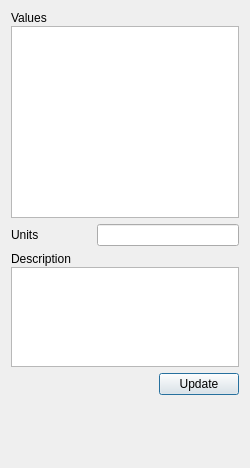
<?xml version="1.0" encoding="UTF-8"?>
<ui version="4.0">
 <class>EditorQuantityArray</class>
 <widget class="QFrame" name="EditorQuantityArray">
  <property name="geometry">
   <rect>
    <x>0</x>
    <y>0</y>
    <width>250</width>
    <height>468</height>
   </rect>
  </property>
  <property name="minimumSize">
   <size>
    <width>250</width>
    <height>200</height>
   </size>
  </property>
  <property name="windowTitle">
   <string/>
  </property>
  <property name="frameShape">
   <enum>QFrame::NoFrame</enum>
  </property>
  <property name="frameShadow">
   <enum>QFrame::Raised</enum>
  </property>
  <layout class="QVBoxLayout" name="verticalLayout_5">
   <item>
    <layout class="QHBoxLayout" name="horizontalLayout">
     <property name="spacing">
      <number>6</number>
     </property>
     <item>
      <layout class="QVBoxLayout" name="verticalLayout_3">
       <property name="spacing">
        <number>1</number>
       </property>
       <item>
        <widget class="QLabel" name="label">
         <property name="sizePolicy">
          <sizepolicy hsizetype="Minimum" vsizetype="Preferred">
           <horstretch>0</horstretch>
           <verstretch>0</verstretch>
          </sizepolicy>
         </property>
         <property name="minimumSize">
          <size>
           <width>80</width>
           <height>0</height>
          </size>
         </property>
         <property name="text">
          <string>Values</string>
         </property>
        </widget>
       </item>
       <item>
        <widget class="QPlainTextEdit" name="valueEdit">
         <property name="sizePolicy">
          <sizepolicy hsizetype="MinimumExpanding" vsizetype="Expanding">
           <horstretch>1</horstretch>
           <verstretch>1</verstretch>
          </sizepolicy>
         </property>
         <property name="minimumSize">
          <size>
           <width>100</width>
           <height>100</height>
          </size>
         </property>
         <property name="maximumSize">
          <size>
           <width>16777215</width>
           <height>16777215</height>
          </size>
         </property>
         <property name="baseSize">
          <size>
           <width>0</width>
           <height>0</height>
          </size>
         </property>
         <property name="toolTip">
          <string>&lt;html&gt;&lt;head/&gt;&lt;body&gt;&lt;p&gt;Insert an array of values (floats). The actual number of dimensions depends on the number of dimensions in the object. The format can be scientific. Acceptable values represent valid Python list expressions. If a single float value is entered then values at all points will be set to that same value. Examples:&lt;/p&gt;&lt;pre style=&quot; margin-top:12px; margin-bottom:12px; margin-left:0px; margin-right:0px; -qt-block-indent:0; text-indent:0px;&quot;&gt;&lt;span style=&quot; font-family:'Courier New,courier';&quot;&gt;[0.0, 0.1, 0.2, 0.3]&lt;/span&gt;&lt;/pre&gt;&lt;pre style=&quot; margin-top:12px; margin-bottom:12px; margin-left:0px; margin-right:0px; -qt-block-indent:0; text-indent:0px;&quot;&gt;&lt;span style=&quot; font-family:'Courier New,courier';&quot;&gt;[ [0.0, 0.1, 0.2, 0.3],&lt;br/&gt;  [0.0, 0.1, 0.2, 0.3] ]&lt;/span&gt;&lt;/pre&gt;&lt;pre style=&quot; margin-top:12px; margin-bottom:12px; margin-left:0px; margin-right:0px; -qt-block-indent:0; text-indent:0px;&quot;&gt;&lt;span style=&quot; font-family:'Courier New,courier';&quot;&gt;[1.2E-3, 3.5E+7]&lt;/span&gt;&lt;/pre&gt;&lt;p&gt;If a value at some positon is None that value will not be set (except for parameters which must have all items set). For instance, if a variable is distributed on two domains and we want to set initial conditions for all points except at the boundaries, we can write:&lt;/p&gt;&lt;pre style=&quot; margin-top:12px; margin-bottom:12px; margin-left:0px; margin-right:0px; -qt-block-indent:0; text-indent:0px;&quot;&gt;&lt;span style=&quot; font-family:'Courier New,courier';&quot;&gt;[ [None, None, None, None],&lt;br/&gt;  [None, 0.1,  0.2,  None],&lt;br/&gt;  [None, 0.1,  0.2,  None],&lt;br/&gt;  [None, None, None, None] ]&lt;/span&gt;&lt;/pre&gt;&lt;/body&gt;&lt;/html&gt;</string>
         </property>
         <property name="lineWrapMode">
          <enum>QPlainTextEdit::WidgetWidth</enum>
         </property>
        </widget>
       </item>
      </layout>
     </item>
    </layout>
   </item>
   <item>
    <layout class="QHBoxLayout" name="horizontalLayout_3">
     <item>
      <widget class="QLabel" name="label_2">
       <property name="sizePolicy">
        <sizepolicy hsizetype="Minimum" vsizetype="Preferred">
         <horstretch>0</horstretch>
         <verstretch>0</verstretch>
        </sizepolicy>
       </property>
       <property name="minimumSize">
        <size>
         <width>80</width>
         <height>0</height>
        </size>
       </property>
       <property name="text">
        <string>Units</string>
       </property>
      </widget>
     </item>
     <item>
      <widget class="QLineEdit" name="unitsEdit">
       <property name="sizePolicy">
        <sizepolicy hsizetype="MinimumExpanding" vsizetype="Fixed">
         <horstretch>1</horstretch>
         <verstretch>0</verstretch>
        </sizepolicy>
       </property>
       <property name="minimumSize">
        <size>
         <width>100</width>
         <height>0</height>
        </size>
       </property>
       <property name="toolTip">
        <string>&lt;html&gt;&lt;head/&gt;&lt;body&gt;&lt;p&gt;Insert an expression using daetools.pyUnits.unit objects and mathematical operators *, / and **. All base (m, kg, s, cd, A, K, mol) and derived (g, t, rad, sr, min, hour, day, Hz, N, J, W, C, Ohm, V, F, T, H, S, Wb, Pa, P, St, Bq, Gy, Sv, lx, lm, kat, knot, bar, b, Ci, R, rd, rem) SI units are allowed including the common prefixes (Y, Z, E, P, T, G, M, k, h, da, d, c, m, u, n, p, f, a, z, y). The expression should be a valid Python code. Examples: &lt;/p&gt;&lt;p&gt;km/kg (kilometres per kilogram)&lt;br/&gt;um / ns**2 (micrometres per nanoseconds squared) &lt;br/&gt;kJ / (kg*K) (kiloJoules per kilogram and Kelvin)&lt;br/&gt;&lt;/p&gt;&lt;/body&gt;&lt;/html&gt;</string>
       </property>
      </widget>
     </item>
    </layout>
   </item>
   <item>
    <layout class="QHBoxLayout" name="horizontalLayout_4">
     <item>
      <layout class="QVBoxLayout" name="verticalLayout_2">
       <property name="spacing">
        <number>1</number>
       </property>
       <item>
        <widget class="QLabel" name="label_3">
         <property name="minimumSize">
          <size>
           <width>80</width>
           <height>0</height>
          </size>
         </property>
         <property name="text">
          <string>Description</string>
         </property>
        </widget>
       </item>
       <item>
        <widget class="QTextEdit" name="descriptionEdit">
         <property name="enabled">
          <bool>true</bool>
         </property>
         <property name="sizePolicy">
          <sizepolicy hsizetype="Expanding" vsizetype="Minimum">
           <horstretch>0</horstretch>
           <verstretch>0</verstretch>
          </sizepolicy>
         </property>
         <property name="minimumSize">
          <size>
           <width>100</width>
           <height>50</height>
          </size>
         </property>
         <property name="maximumSize">
          <size>
           <width>16777215</width>
           <height>100</height>
          </size>
         </property>
         <property name="toolTip">
          <string>&lt;html&gt;&lt;head/&gt;&lt;body&gt;&lt;p&gt;Description of the object.&lt;/p&gt;&lt;/body&gt;&lt;/html&gt;</string>
         </property>
         <property name="frameShape">
          <enum>QFrame::StyledPanel</enum>
         </property>
         <property name="frameShadow">
          <enum>QFrame::Sunken</enum>
         </property>
         <property name="readOnly">
          <bool>true</bool>
         </property>
        </widget>
       </item>
      </layout>
     </item>
    </layout>
   </item>
   <item>
    <layout class="QHBoxLayout" name="horizontalLayout_2">
     <item>
      <spacer name="horizontalSpacer">
       <property name="orientation">
        <enum>Qt::Horizontal</enum>
       </property>
       <property name="sizeHint" stdset="0">
        <size>
         <width>40</width>
         <height>20</height>
        </size>
       </property>
      </spacer>
     </item>
     <item>
      <widget class="QPushButton" name="updateButton">
       <property name="toolTip">
        <string>&lt;html&gt;&lt;head/&gt;&lt;body&gt;&lt;p&gt;Update the value and units.&lt;/p&gt;&lt;/body&gt;&lt;/html&gt;</string>
       </property>
       <property name="text">
        <string>Update</string>
       </property>
       <property name="autoDefault">
        <bool>true</bool>
       </property>
       <property name="default">
        <bool>true</bool>
       </property>
      </widget>
     </item>
    </layout>
   </item>
   <item>
    <spacer name="verticalSpacer">
     <property name="orientation">
      <enum>Qt::Vertical</enum>
     </property>
     <property name="sizeHint" stdset="0">
      <size>
       <width>20</width>
       <height>10</height>
      </size>
     </property>
    </spacer>
   </item>
  </layout>
 </widget>
 <resources/>
 <connections/>
</ui>
